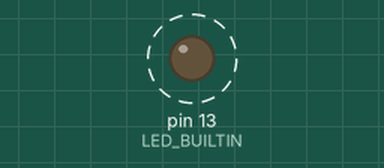
A sketch run on a simulated Arduino Uno, built with avr-gcc and run on an emulated ATmega328P. Parts: output pins drawn as LEDs (lit = HIGH). Dashed ring = blinking. What the sketch prints to the serial monitor is not drawn.

Above: at 3.1 s.
Timing chart, 0 to 7.2 s (numbered marks = the images above):
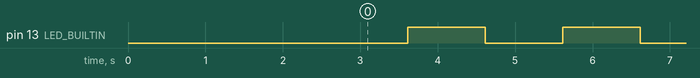

The sketch:

Test_Simple.ino
```cpp
// Test sederhana untuk ESP8266
// Upload ini dulu untuk memastikan ESP8266 berfungsi

void setup() {
  delay(2000); // Wait 2 seconds
  Serial.begin(9600);
  delay(500);

  Serial.println();
  Serial.println();
  Serial.println("========================================");
  Serial.println("ESP8266 Test - Simple Blink");
  Serial.println("========================================");
  Serial.println();

  pinMode(LED_BUILTIN, OUTPUT);
  Serial.println("LED_BUILTIN initialized");
  Serial.println("Starting blink loop...");
}

void loop() {
  digitalWrite(LED_BUILTIN, LOW);  // LED ON (active LOW)
  Serial.println("LED ON");
  delay(1000);

  digitalWrite(LED_BUILTIN, HIGH); // LED OFF
  Serial.println("LED OFF");
  delay(1000);
}
```

Measured:
- by itself, pin 13 (LED_BUILTIN): alternates HIGH for 1.0 s and LOW for 1.0 s
